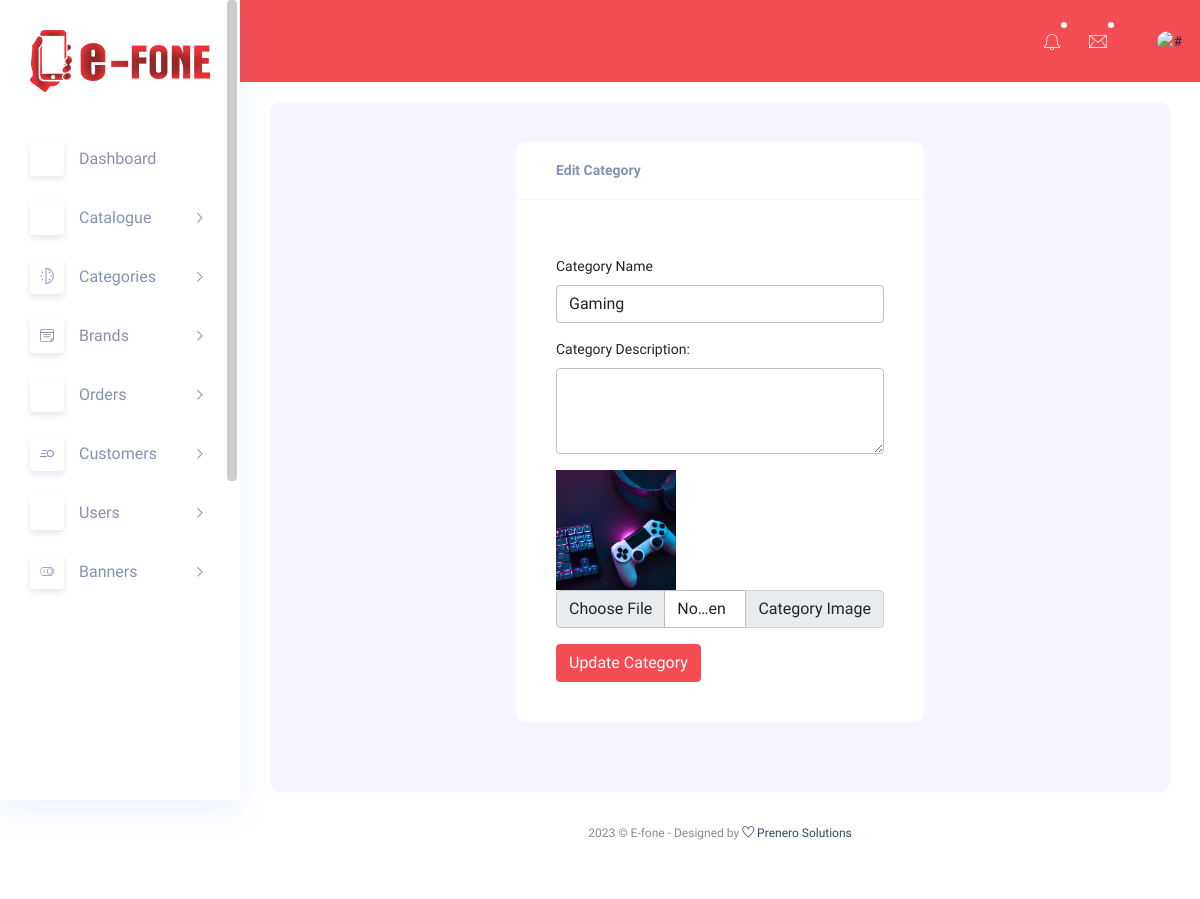
Before: /e-admin/edit-category.php?category=13 (signed in) with the older database file.
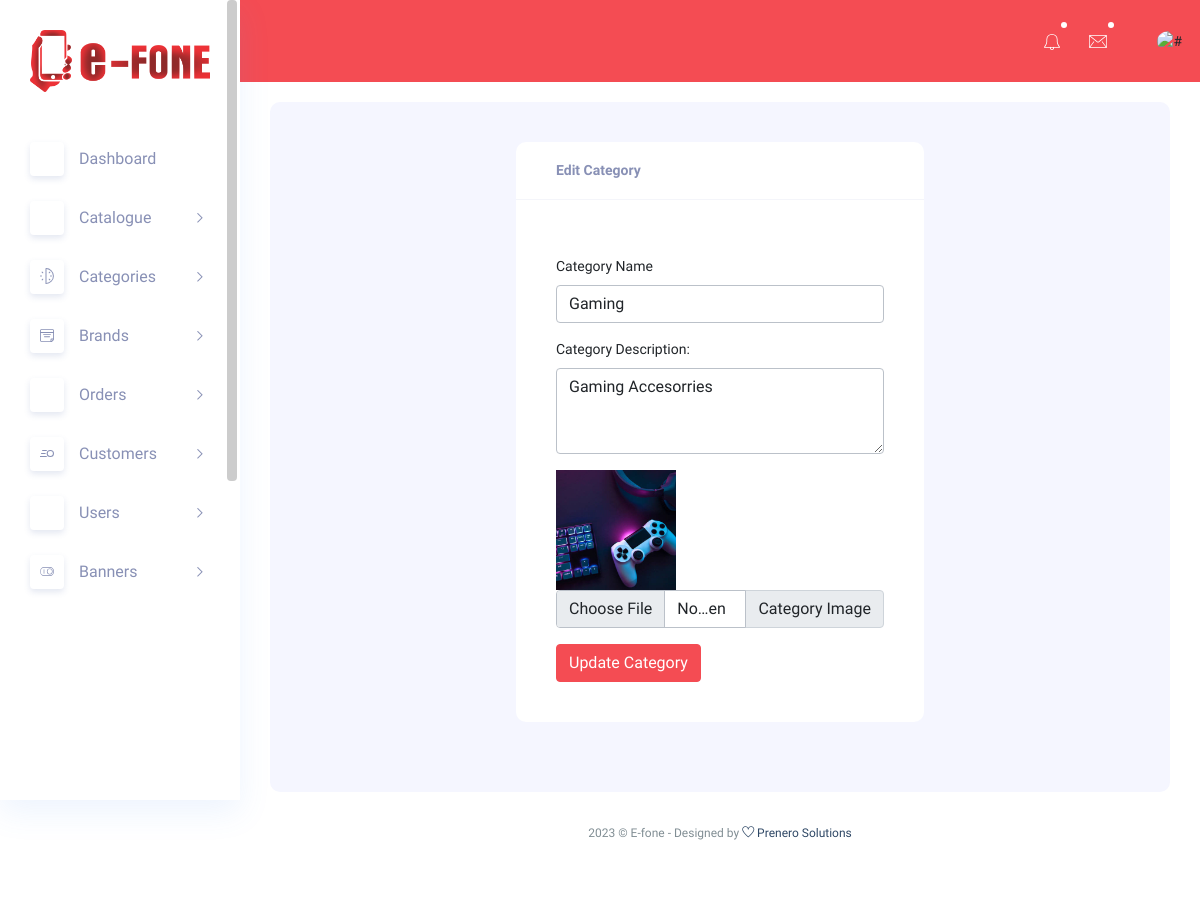
After: the same page with the newer database file.
### tables this page shows
CREATE TABLE `category` (
  `category_id` int(11) NOT NULL,
  `category_name` varchar(55) NOT NULL,
  `category_desc` varchar(255) NOT NULL,
  `category_image` varchar(255) NOT NULL,
  `date_added` date NOT NULL
);

### e-admin/edit-category.php (the view, shortened to what this page needs)
<?php
include('header.php');
include('config.php');
$ctg_id = $_GET['category'];
?>
<div class="main_content_iner ">
	<div class="container-fluid p-0 sm_padding_15px">
		<div class="row justify-content-center">
			<div class="col-lg-6">
				<div class="white_card card_height_100 mb_30">
					<div class="white_card_header">
						<div class="box_header m-0">
							<div class="main-title">
								<h3 class="m-0">Edit Category</h3>
							</div>
						</div>
					</div>
					<?php
					$query=mysqli_query($connect,"SELECT * FROM `category` WHERE `category_id`='$ctg_id'");
										$crow = mysqli_fetch_array($query);
					?>
					<div class="white_card_body">
						<form method="post" action="update-category.php" enctype="multipart/form-data">
							<div class="mb-3">
								<label class="form-label" for="category name">Category Name</label>
								<input type="text" class="form-control" value="<?php echo $crow['category_name']; ?>" name="ctg_name">
							</div>
							<div class=" mb-3">
								<label class="form-label" for="description">Category Description:</label>
								<textarea class="form-control" maxlength="325" rows="3" name="ctg_desc" id="maxlength-textarea"><?php echo $crow['category_desc']; ?></textarea>
							</div>
							<div>
							<img src="../img/categories/<?php echo $crow['category_image']; ?>" style="width: 120px;">
							</div>
							<div class="input-group mb-3">
								<input type="file" class="form-control" name="ctg_img">
								<label class="input-group-text" for="category image">Category Image</label>
							</div>
							<button type="submit" class="btn btn-primary" name="update-category">Update Category</button>
						</form>
					</div>
				</div>
			</div>
		</div>
	</div>
</div>
<?php
include('footer.php');
?>

Changed rows visible on the page:
changed category "Gaming": ctg_desc (not shown) → "Gaming Accesorries"
